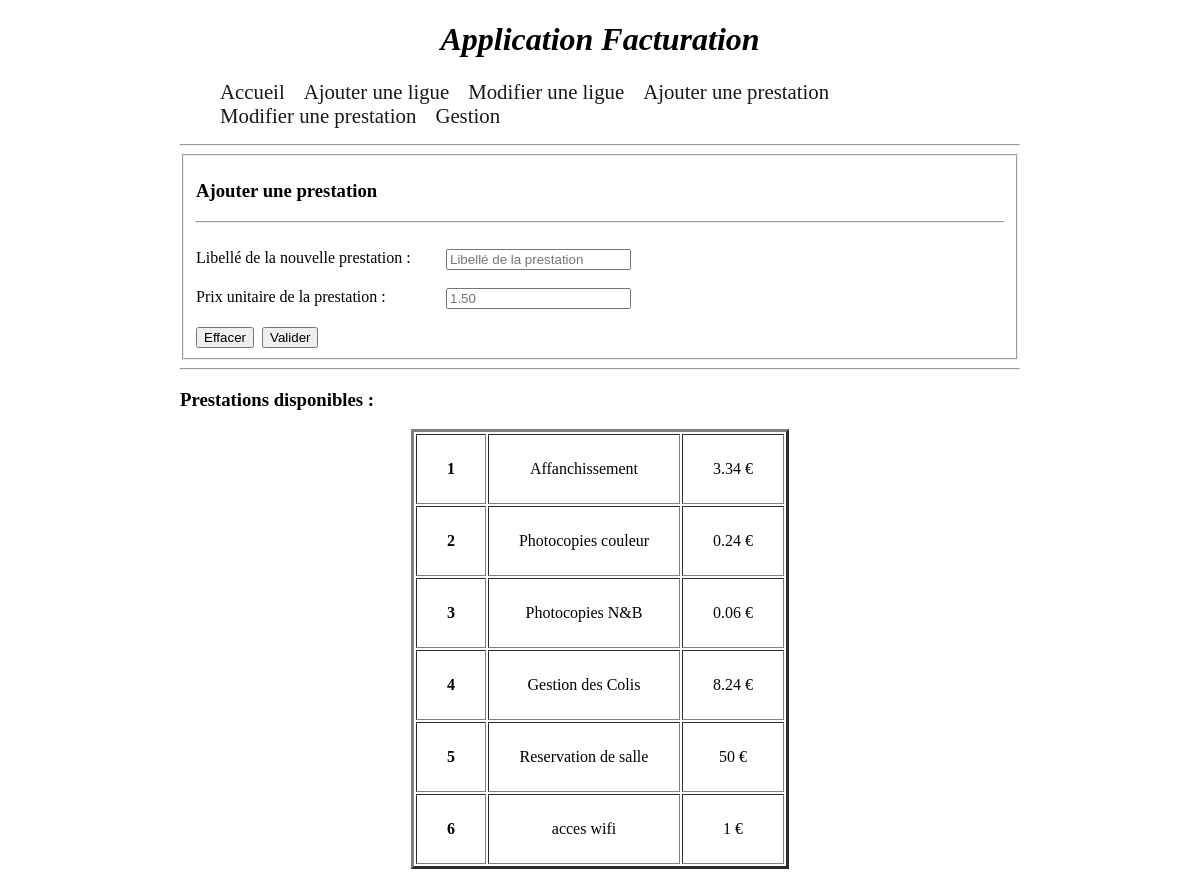
The page /prestation.php on the database its author committed.
### tables this page shows
CREATE TABLE IF NOT EXISTS `prestation` (
  `codepres` int(11) NOT NULL,
  `libelle` varchar(20) NOT NULL,
  `prix_unitaire` float NOT NULL,
  PRIMARY KEY (`codepres`)
);

### prestation.php (the view, shortened to what this page needs)
<?php require ("config.php");?>
<!DOCTYPE html>
<html>
    <head>
    <link rel="stylesheet" href="style.css" />
    </head>
    <body>
    <?php require 'header.php'; ?>
  	<section>
  		<?php
      $erreur = "";
      ?>
  		<article>
       <form action="prestation.php" method="POST"><fieldset>
        <h3>Ajouter une prestation</h3><hr />
        <?php echo $erreur;?><br>
        <label>Libellé de la nouvelle prestation : </label><input type="text" name="libelle" maxlength="20" placeholder="Libellé de la prestation" /><br/><br/>
        <label>Prix unitaire de la prestation : </label><input type="text" name ="prix_unitaire" placeholder="1.50" maxlength="5" /><br/><br/>
        <input type="reset" value="Effacer" />&nbsp;&nbsp;<input type="submit" name="valider" value="Valider" />
        </fieldset>
       </form>
       <hr/>
       <div id ="listprestation">
        <h3>Prestations disponibles : </h3>
        <table border="3" align="center">
        <?php
          $listpres = $bdd->query("SELECT * FROM prestation");
          while ($donnees = $listpres->fetch())
          {
        ?>
        <tr>
          <td><strong><?php echo $donnees['codepres']; ?></strong></td>
          <td><?php echo $donnees['libelle']; ?></td>
          <td><?php echo $donnees['prix_unitaire']; ?> € </td>
        </tr>
        <?php } $listpres->closeCursor(); ?>
        </table>
      </div>
  		</article>
  	</section>
    </body>
</html>

### style.css (style rules this page uses)
body { background: url("img/fond.jpeg"); margin-left: 180px; margin-right: 180px; }
label { display: block; width: 250px; float: left; }
table td, table th { text-align: center; padding: 25px 30px; }

### rows shown on the page
prestation: codepres "1", libelle "Affanchissement", prix_unitaire "3.34"
prestation: codepres "2", libelle "Photocopies couleur", prix_unitaire "0.24"
prestation: codepres "3", libelle "Photocopies N&B", prix_unitaire "0.06"
prestation: codepres "4", libelle "Gestion des Colis", prix_unitaire "8.24"
prestation: codepres "5", libelle "Reservation de salle", prix_unitaire "50"
prestation: codepres "6", libelle "acces wifi", prix_unitaire "1"
